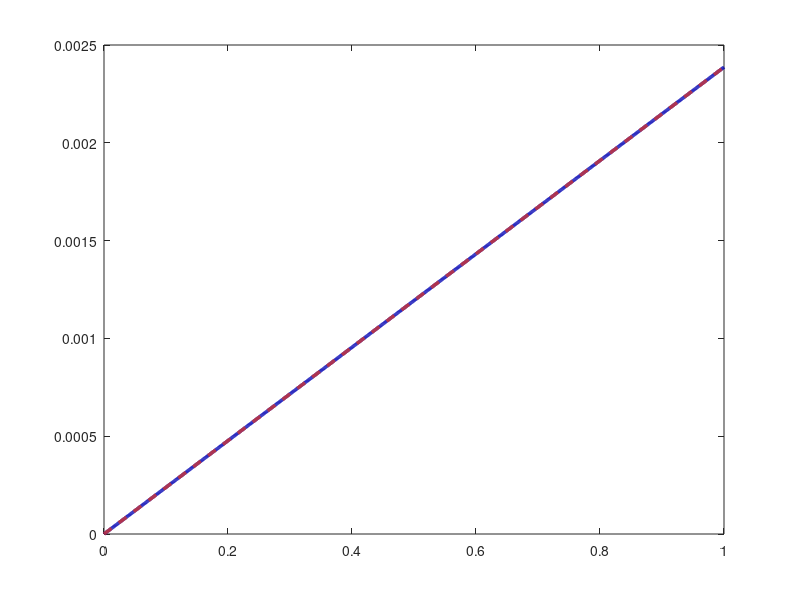

MATLAB code for this plot: (Note: this script raises an error after producing the figure.)
K = 1/419;
sys = tf(K, [1 0]);
t = 0:0.001:1;

y_theory = K * t;
[y_sys, t_sys] = step(sys, t);

figure('Position', [100 100 900 400], 'Color','white');
plot(t, y_theory, 'Color', [0, 0, 0.7], 'LineStyle', '-', 'LineWidth', 2.5); 
hold on;
plot(t_sys, y_sys, 'Color', [0.8 0.2 0.2], 'LineStyle', '--', 'LineWidth', 2.5);

ax = gca; ax.LineWidth = 1.5; ax.FontSize = 13;
ax.XColor = [0.3 0.3 0.3]; ax.YColor = [0.3 0.3 0.3];
ax.GridColor = [0.9 0.9 0.9]; ax.GridAlpha = 0.4;
ax.MinorGridColor = [0.95 0.95 0.95]; ax.MinorGridAlpha = 0.2;
grid on; grid minor; box on; 

xlabel('Time'); ylabel('h(t)');
legend('h_{theor}', 'h_{sys}', 'Location','southeast','FontSize',15);
set(findall(gcf, '-property', 'FontName'), 'FontName', 'DejaVu Math TeX Gyre');
% exportgraphics(gcf, '../../../images/task3/time/y3.png', 'Resolution', 500);
